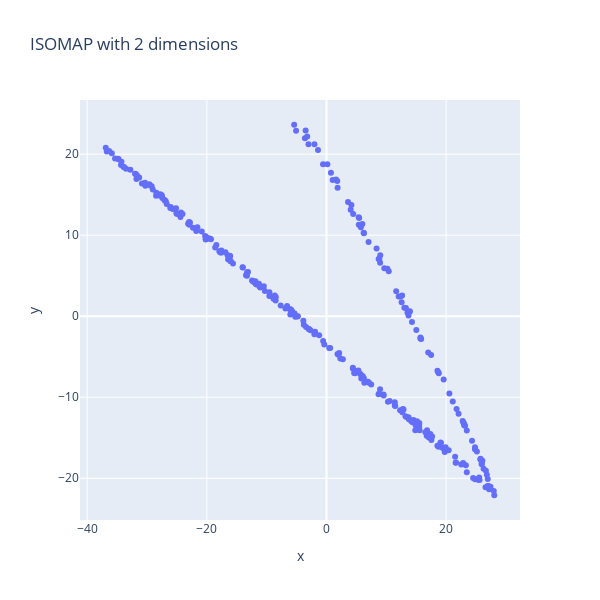

Notebook code cell kept with this figure:
### Code cell
px.scatter(x=data_isomap[:, 0], y=data_isomap[:, 1], title=f"ISOMAP with {dim} dimensions", width=600, height=600).show()

### Figure 1 — Plotly figure (JSON) as saved in the notebook; plotly's stock layout.template omitted (floating-point values rounded to 4 significant figures; data arrays with more than 128 entries replaced by an {"elided": "..."} marker saying what was removed)
{"data": [{"hovertemplate": "x=%{x}<br>y=%{y}<extra></extra>", "legendgroup": "", "marker": {"color": "#636efa", "symbol": "circle"}, "mode": "markers", "name": "", "orientation": "v", "showlegend": false, "x": {"elided": "300 float values"}, "xaxis": "x", "y": {"elided": "300 float values"}, "yaxis": "y", "type": "scatter"}], "layout": {"xaxis": {"anchor": "y", "domain": [0.0, 1.0], "title": {"text": "x"}}, "yaxis": {"anchor": "x", "domain": [0.0, 1.0], "title": {"text": "y"}}, "legend": {"tracegroupgap": 0}, "title": {"text": "ISOMAP with 2 dimensions"}, "height": 600, "width": 600}}
